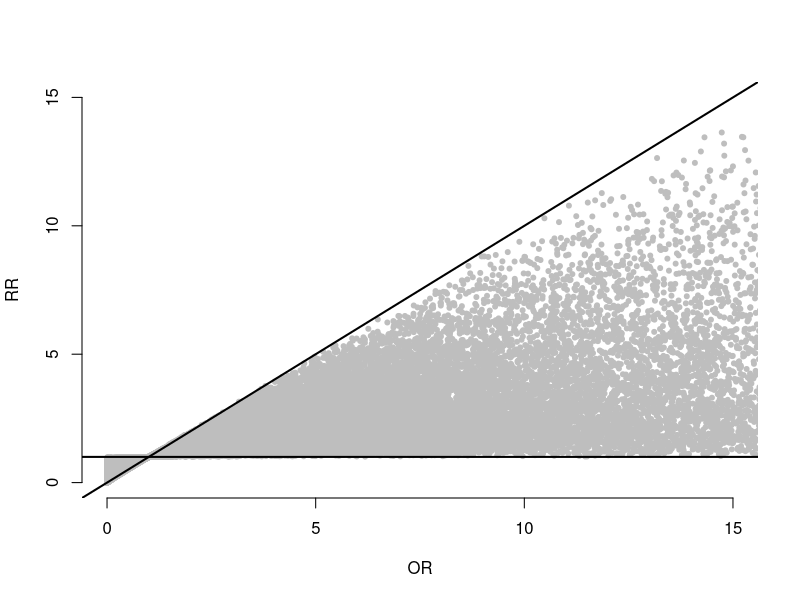
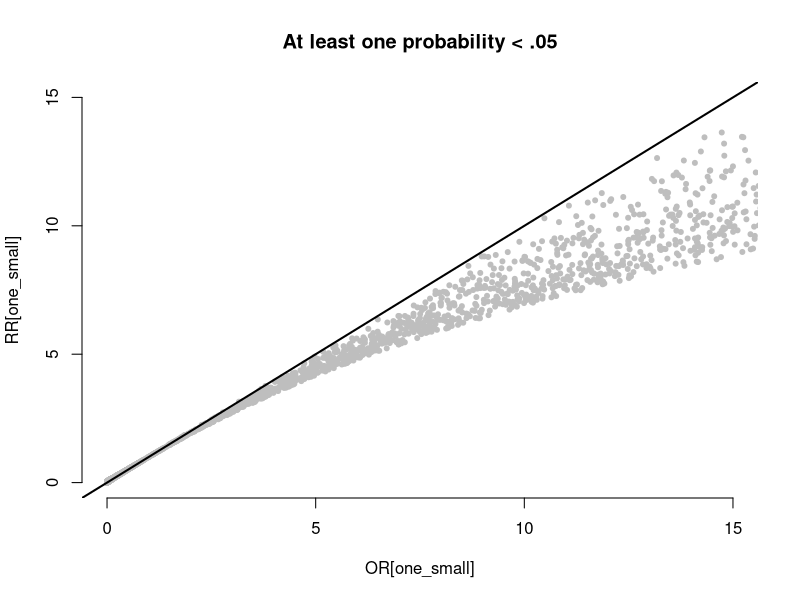
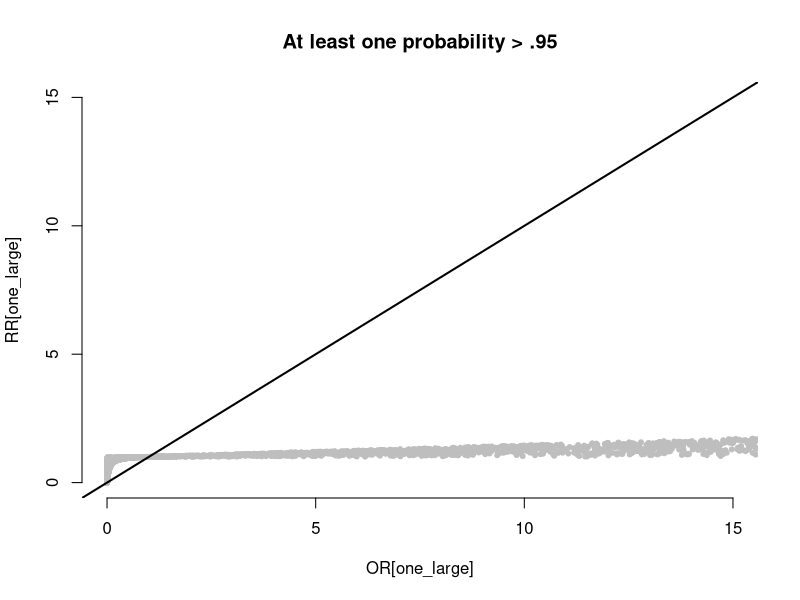
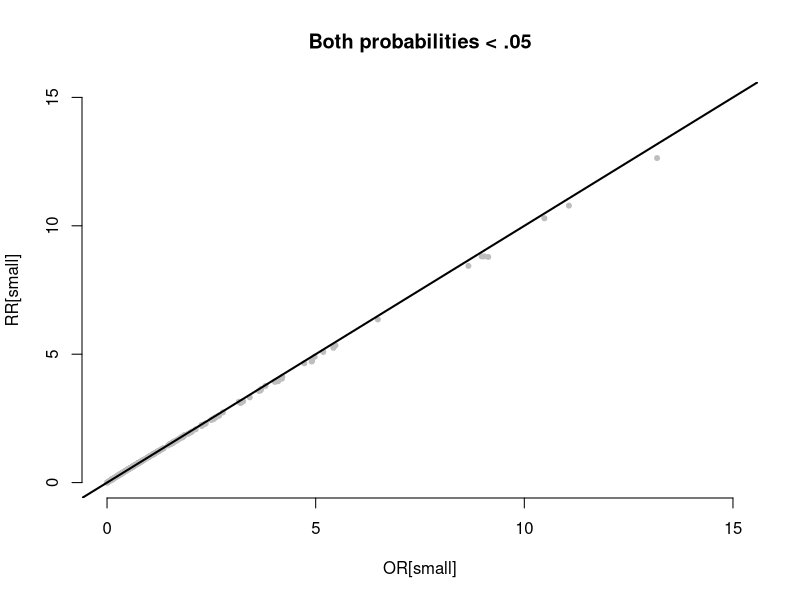

R code for these plots, in order:
## ---- chunk 1
knitr::opts_chunk$set(echo = TRUE, dev.args=list(bg="transparent"))
## ---- chunk 2
# generate probabilities
probs1 <- runif(100000)
probs2 <- runif(100000)

# calculate RR and OR
RR <- probs1/probs2
OR <- (probs1/(1-probs1))/(probs2/(1-probs2))

plot(OR, RR, xlim=c(0,15), ylim=c(0,15), pch=20, col="grey", bty="n")
abline(0,1, col="black", lwd=2)
abline(1,0, col="black", lwd=2)
## ---- chunk 3
one_small <- probs1 < .05 | probs2 < .05

plot(OR[one_small], RR[one_small], xlim=c(0,15), ylim=c(0,15), pch=20, 
     col="grey", bty="n", main="At least one probability < .05")
abline(0,1, col="black", lwd=2)
## ---- chunk 4
one_large <- probs1 > .95 | probs2 > .95

plot(OR[one_large], RR[one_large], xlim=c(0,15), ylim=c(0,15), pch=20, 
     col="grey", bty="n", main="At least one probability > .95")
abline(0,1, col="black", lwd=2)
## ---- chunk 5
small <- probs1 < .05 & probs2 < .05

plot(OR[small], RR[small], xlim=c(0,15), ylim=c(0,15), pch=20, 
     col="grey", bty="n", main="Both probabilities < .05")
abline(0,1, col="black", lwd=2)
